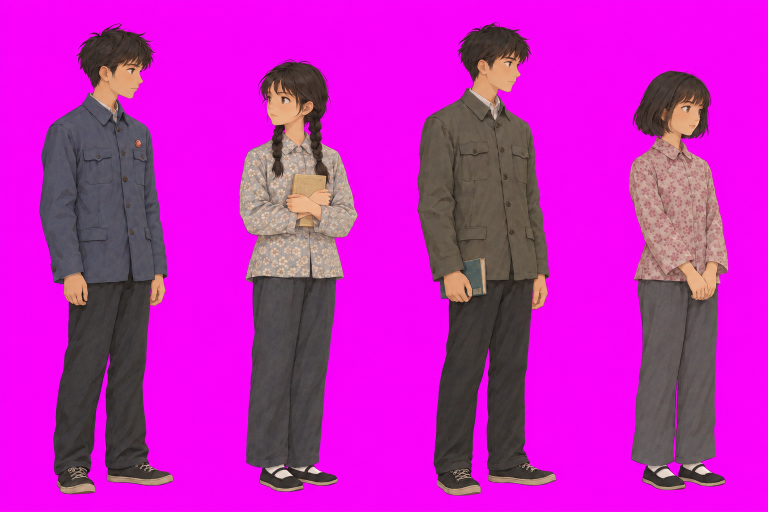
#> input picture assets/relit/students_albedo_key.png, 1536 x 1024 px (shown at 1/2 size)
$ python prepare_video_input.py
#> lines starting #> are read from the running program, lines starting #| are printed output that depends on the picture
from pathlib import Path
from PIL import Image

root = Path(__file__).resolve().parents[1]
source = Image.open(root / 'assets/relit/students_albedo_key.png').convert('RGB')
#> source is the input picture: PIL image 1536x1024 RGB; mean R, G, B 194.8, 34.8, 187.5
hero = source.crop((50, 24, 380, 1004))
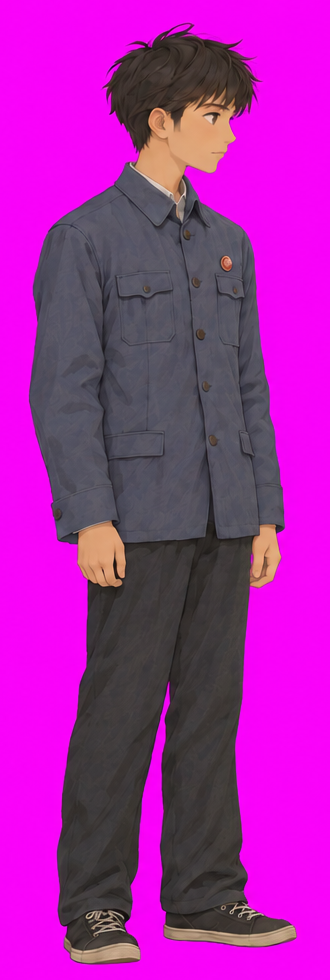
#> hero: PIL image 330x980 RGB; mean R, G, B 165.4, 38.2, 162.7
hero = hero.resize((round(hero.width * 560 / hero.height), 560), Image.Resampling.LANCZOS)
#> hero: PIL image 189x560 RGB
canvas = Image.new('RGB', (384, 640), (255, 0, 255))
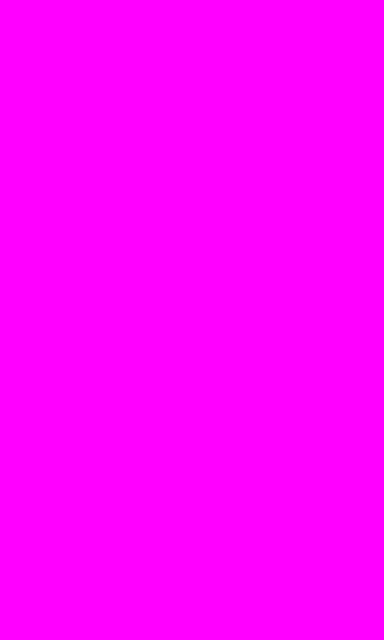
#> canvas: PIL image 384x640 RGB; mean R, G, B 255, 0, 255
canvas.paste(hero, ((384 - hero.width) // 2, 50))
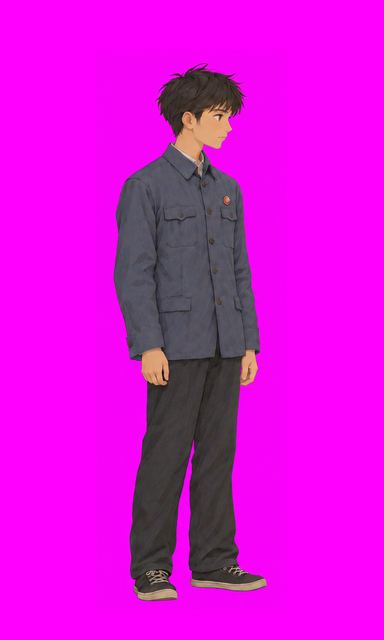
#> canvas: PIL image 384x640 RGB; mean R, G, B 216.4, 16.5, 215.2
canvas.save(root / 'assets/animation/h3-first.png')
